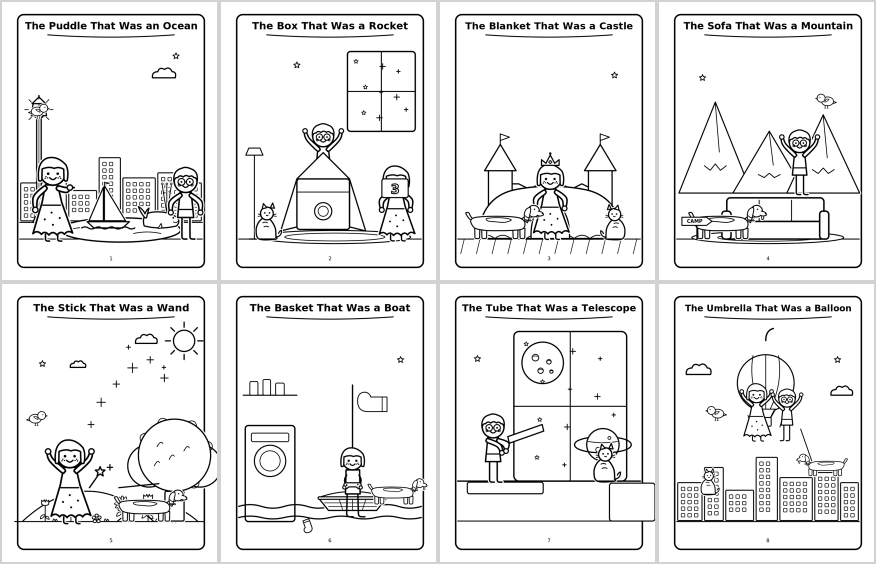
#> input picture books/world-through-my-eyes/build/section1-draft.png, 1752 x 1128 px (shown at 1/2 size)
$ python qa.py ../build/section1-draft.png
#> lines starting #> are read from the running program, lines starting #| are printed output that depends on the picture
#!/usr/bin/env python3
"""Printability gate for generated art.

The Visual Bible's rules are print-legibility rules, and the two an image
model breaks most often are measurable directly off the pixels:

  1. It sneaks in grey. Anti-aliasing is fine and unavoidable; large midtone
     AREAS mean shading, and shading cannot be colored.
  2. It sneaks in solid black fills, which eat colorable area.

This does not replace looking at the page. It catches the two failures that
are boring to spot by eye and fatal at print.

    python3 qa.py sheets/cast-sheet.png
"""
import sys, os
from PIL import Image, ImageFilter

# Tolerances. Anti-aliased edges of a 4px ink line at 2K are a few percent of
# the page; real shading is far more. 8% is comfortably between the two.
MAX_MIDTONE = 0.08
MAX_BLACK   = 0.14      # ink coverage above this reads as heavy/filled
MIN_WHITE   = 0.60      # the Bible asks >=30% white in the art band alone


def report(path):
#> called with path = '../build/section1-draft.png'
    im = Image.open(path).convert("L")
#> im is the input picture: PIL image 1752x1128 L; min 0, max 255, mean 234
    px = list(im.getdata())
#> px = 1976256 items
    n = len(px)
#> n = 1976256
    white = sum(1 for v in px if v >= 245) / n
#> white = 0.85
    black = sum(1 for v in px if v <= 25) / n
#> black = 0.0459
    mid = 1.0 - white - black
#> mid = 0.104

    # Midtone that survives a median filter is an AREA, not an edge artefact.
    flat = im.filter(ImageFilter.MedianFilter(5))
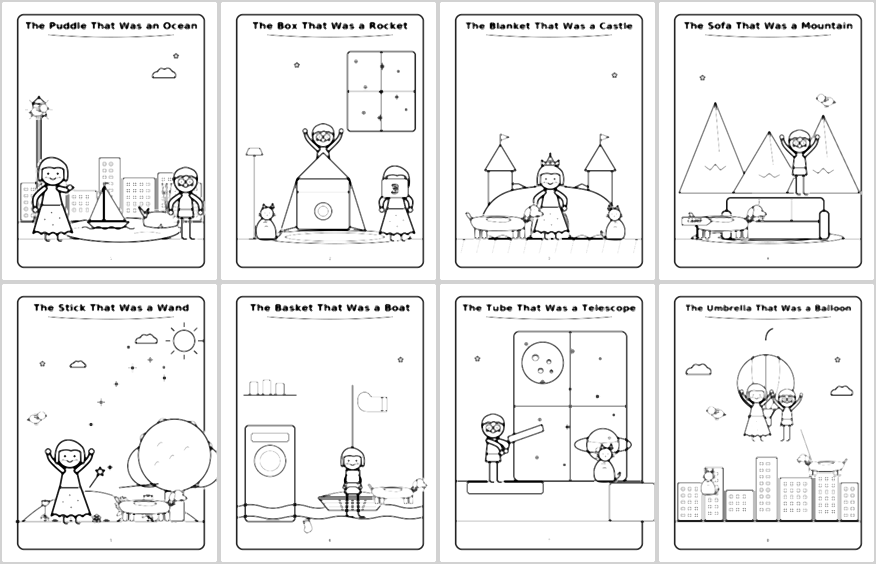
#> flat: PIL image 1752x1128 L (shown at 1/2 size); min 0, max 255, mean 238.8
    fpx = list(flat.getdata())
#> fpx = 1976256 items
    solid_mid = sum(1 for v in fpx if 60 < v < 215) / n
#> solid_mid = 0.11

    findings = []
    if solid_mid > MAX_MIDTONE:
        findings.append(f"HIGH  grey/shaded areas cover {solid_mid:.1%} "
                        f"(max {MAX_MIDTONE:.0%}) — regenerate, do not retouch")
    if black > MAX_BLACK:
        findings.append(f"HIGH  black coverage {black:.1%} (max {MAX_BLACK:.0%}) "
                        f"— likely solid fills eating colorable area")
    if white < MIN_WHITE:
        findings.append(f"WARN  only {white:.1%} white (min {MIN_WHITE:.0%}) — page reads busy")
    if im.width < 1500 or im.height < 1500:
        findings.append(f"WARN  {im.width}x{im.height} is below 300dpi for 8.5x11 "
                        f"(need 2550x3300) — draft resolution only")

    print(f"{os.path.basename(path)}  {im.width}x{im.height}")
#| section1-draft.png  1752x1128
    print(f"  white {white:6.1%}   black {black:6.1%}   midtone {mid:6.1%}   "
          f"flat-grey {solid_mid:6.1%}")
#|   white  85.0%   black   4.6%   midtone  10.4%   flat-grey  11.0%
    for f in findings:
        print("  " + f)
#> this loop made 2 passes
#|   HIGH  grey/shaded areas cover 11.0% (max 8%) — regenerate, do not retouch
#|   WARN  1752x1128 is below 300dpi for 8.5x11 (need 2550x3300) — draft resolution only
    if not findings:
        print("  PASS  line art is clean, printable, and correctly sized")
    return findings


if __name__ == "__main__":
    bad = 0
    for p in sys.argv[1:]:
        if report(p):
            bad += 1
#> bad = 1
#> (the run stopped early here; a loop or call above may not have finished)
